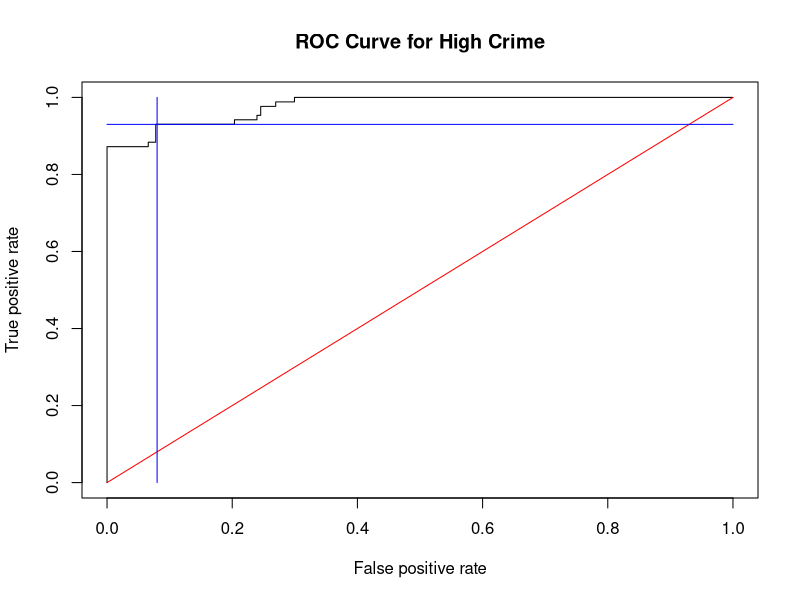

This figure's R source:
## ---- chunk 1
library(MASS)
library(Hmisc)
library(dplyr)
library(nnet)
library(ROCR)
## ---- chunk 2

#?Boston


# even though we dont need it, here is the summary
aboutBoston <- summary(Boston$crim)
aboutBoston

Boston <- Boston %>%
     mutate(crimHigh = (crim >= 1.0) * 1)
## ---- chunk 3

Boston

attach(Boston)

## ---- chunk 4
is.factor(crimHigh)

##tell R to treat this variable as categorical
crimHigh<-factor(crimHigh)

is.factor(crimHigh)

levels(crimHigh)<-c("low","high")
levels(crimHigh)

contrasts(crimHigh)

## ---- chunk 5
detach(Boston) #detach Boston so variable names aren't a mess

set.seed(199) #set seed

sample<-sample.int(nrow(Boston), floor(.50*nrow(Boston)), replace = F) # get random sample to rows
train<-Boston[sample, ]
test<-Boston[-sample, ]
## ---- chunk 6
result<-glm(crimHigh ~ indus + nox + rad + tax + lstat + medv, family = "binomial", data=train)
## ---- chunk 7
##predicted prob of high crime vs. low crime rate for testing data based on training data
preds<-predict(result,newdata=test, type="response") # need to use type=response for probabilities.

##produce the numbers associated with classification table
rates<-prediction(preds, test$crimHigh) #did it correctly identify CHD diagnosis?

##store the true positive and false postive rates
roc_result<-performance(rates,measure="tpr", x.measure="fpr")
## ---- chunk 8
##plot ROC curve and overlay the diagonal line for random guessing
plot(roc_result, main="ROC Curve for High Crime")
lines(x = c(0,1), y = c(0,1), col="red")
lines(x = c(0.08,0.08), y = c(0,1), col="blue")
lines(x = c(0,1), y = c(0.93,0.93), col="blue")

## ---- chunk 9
##compute the AUC
aucvalues <- performance(rates, measure = "auc")
auc <- aucvalues@y.values[[1]]
auc
## ---- chunk 10
table(test$crimHigh, preds>0.5)
## ---- chunk 11

trueNeg <- 164
falseNeg <- 11
truePos <- 75
falsePos <- 3

# here are all my calculations
overallErrorRate <- (falseNeg + falsePos) / (falseNeg + falsePos + trueNeg + truePos)
print(paste("Overall Error Rate: ",overallErrorRate))

falsePosRate <- falsePos / (trueNeg + falsePos)
print(paste("False Positive Rate: ",falsePosRate))


falseNegRate <- falseNeg / (falseNeg + truePos)
print(paste("False Negative Rate: ",falseNegRate))

#sensitivity <- 1 - falseNegRate
#sensitivity

#specifiity <- 1 - falsePosRate
#specifiity

## ---- chunk 12

#preTermNutritionZ <- -0.065 / 0.018
#preTermNutritionP <- (1 - pnorm(abs(preTermNutritionZ)))*2
#print(paste("Preterm Nutrition Z Score: ", preTermNutritionZ))
#print(paste("Preterm Nutrition P Value: ", preTermNutritionP))

#preTermLess20Z <- 2.96 / .096
#preTermLess20P <- (1 - pnorm(abs(preTermLess20Z)))*2
#print(paste("Preterm Less 20 Z Score: ", preTermLess20Z))
#print(paste("Preterm Less 20 P Value: ", preTermLess20P))

#preTermGreater30Z <- 2.06 / 0.89
#preTermGreater30P <- (1 - pnorm(abs(preTermGreater30Z)))*2
#print(paste("Preterm Greater 30 Z Score: ", preTermGreater30Z))
#print(paste("Preterm Greater 30 P Value: ", preTermGreater30P))

preTermAlcoholZ <- 2.04 / 0.71
preTermAlcoholP <- (1 - pnorm(abs(preTermAlcoholZ)))*2
print(paste("Preterm Alcohol Z Score: ", preTermAlcoholZ))
print(paste("Preterm Alcohol P Value: ", preTermAlcoholP))

#preTermSmokingZ <- 2.45 / 0.73
#preTermSmokingP <- (1 - pnorm(abs(preTermSmokingZ)))*2
#print(paste("Preterm Smoking Z Score: ", preTermSmokingZ))
#print(paste("Preterm Smoking P Value: ", preTermSmokingP))

#intNutritionZ <- -0.46 / 0.015
#intNutritionP <- (1 - pnorm(abs(intNutritionZ)))*2
#print(paste("Intermediate Nutrition Z Score: ", intNutritionZ))
#print(paste("Intermediate Nutrition P Value: ", intNutritionP))

#intLess20Z <- 2.91 / 0.86
#intLess20P <- (1 - pnorm(abs(intLess20Z)))*2
#print(paste("Intermediate Less 20 Z Score: ", intLess20Z))
#print(paste("Intermediate Less 20 P Value: ", intLess20P))

#intGreater30Z <- 1.89 / 0.81
#intGreater30P <- (1 - pnorm(abs(intGreater30Z)))*2
#print(paste("Intermediate Greater 30 Z Score: ", intGreater30Z))
#print(paste("Intermediate Greater 30 P Value: ", intGreater30P))

intAlcoholZ <- 1.07 / 0.65
intAlcoholP <- (1 - pnorm(abs(intAlcoholZ)))*2
print(paste("Intermediate Alcohol Z Score: ", intAlcoholZ))
print(paste("Intermediate Alcohol P Value: ", intAlcoholP))

#intSmokingZ <- 2.23 / 0.67
#intSmokingP <- (1 - pnorm(abs(intSmokingZ)))*2
#print(paste("Intermediate Smoking Z Score: ", intSmokingZ))
#print(paste("Intermediate Smoking P Value: ", intSmokingP))
## ---- chunk 13
